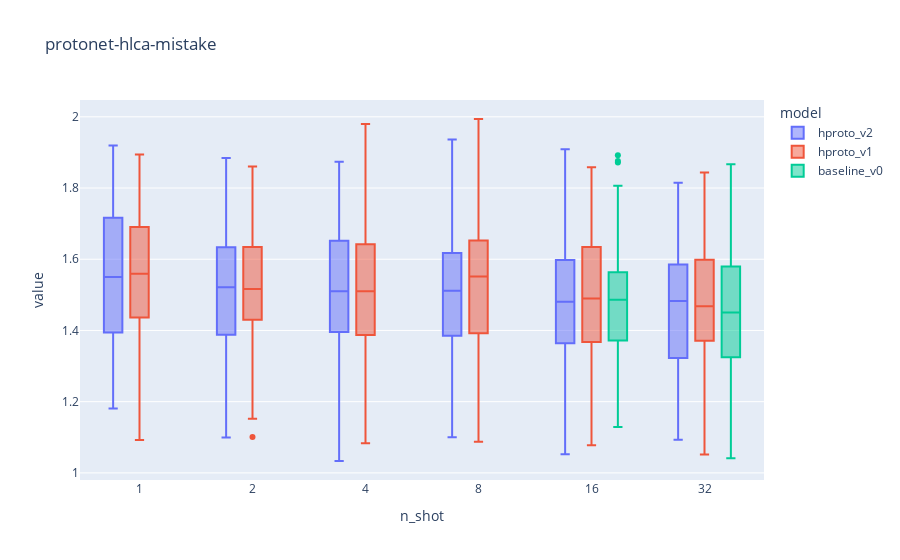

The code cell stored with this chart in its notebook:
### Code cell
figs[2]['fig']

### Figure 1 — Plotly figure (JSON) as saved in the notebook; plotly's stock layout.template omitted (floating-point values rounded to 4 significant figures; data arrays with more than 128 entries replaced by an {"elided": "..."} marker saying what was removed)
{"data": [{"alignmentgroup": "True", "hovertemplate": "model=hproto_v2<br>n_shot=%{x}<br>value=%{y}<extra></extra>", "legendgroup": "hproto_v2", "marker": {"color": "#636efa"}, "name": "hproto_v2", "notched": false, "offsetgroup": "hproto_v2", "orientation": "v", "showlegend": true, "type": "box", "x": {"elided": "600 str values"}, "x0": " ", "xaxis": "x", "y": {"elided": "600 float values"}, "y0": " ", "yaxis": "y"}, {"alignmentgroup": "True", "hovertemplate": "model=hproto_v1<br>n_shot=%{x}<br>value=%{y}<extra></extra>", "legendgroup": "hproto_v1", "marker": {"color": "#EF553B"}, "name": "hproto_v1", "notched": false, "offsetgroup": "hproto_v1", "orientation": "v", "showlegend": true, "type": "box", "x": {"elided": "600 str values"}, "x0": " ", "xaxis": "x", "y": {"elided": "600 float values"}, "y0": " ", "yaxis": "y"}, {"alignmentgroup": "True", "hovertemplate": "model=baseline_v0<br>n_shot=%{x}<br>value=%{y}<extra></extra>", "legendgroup": "baseline_v0", "marker": {"color": "#00cc96"}, "name": "baseline_v0", "notched": false, "offsetgroup": "baseline_v0", "orientation": "v", "showlegend": true, "type": "box", "x": {"elided": "200 str values"}, "x0": " ", "xaxis": "x", "y": {"elided": "200 float values"}, "y0": " ", "yaxis": "y"}], "layout": {"boxmode": "group", "legend": {"title": {"text": "model"}, "tracegroupgap": 0}, "title": {"text": "protonet-hlca-mistake"}, "xaxis": {"anchor": "y", "domain": [0, 1], "title": {"text": "n_shot"}}, "yaxis": {"anchor": "x", "domain": [0, 1], "title": {"text": "value"}}}}
